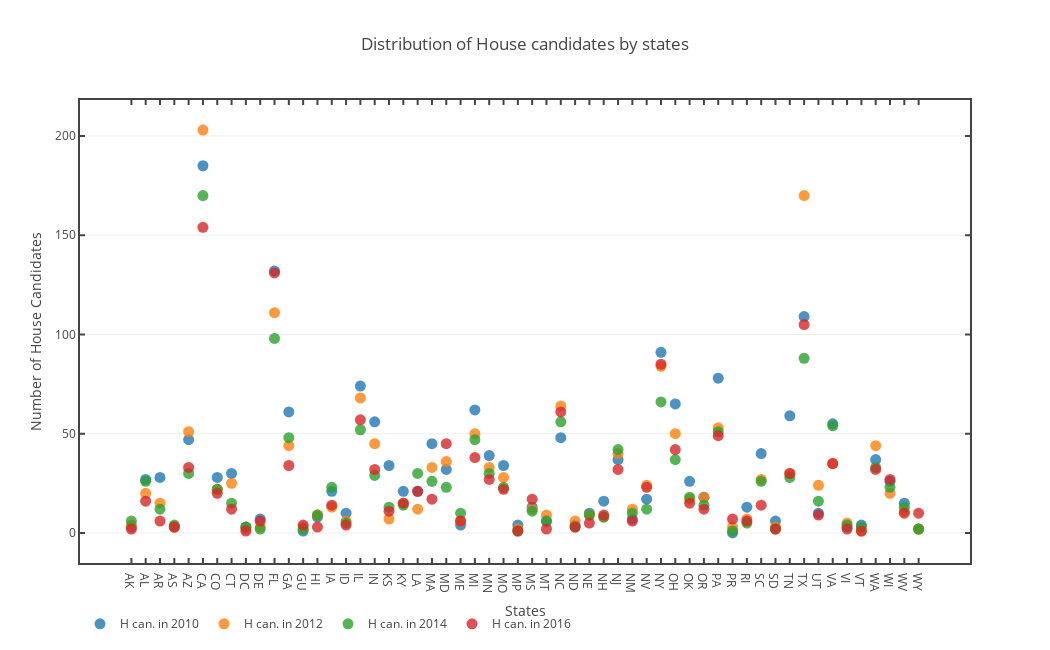

Notebook source saved alongside this figure:
### Markdown cell above
Let us dig a little deeper.
Candidate participation numbers by states and offices

### Code cell
#Plot 3
#creating scatter plot (ploty package)
trace1 = go.Scatter(x = results['index'], y = results['h2010'],mode = 'markers', name= 'H can. in 2010',
                    marker=dict(size= 11,opacity=0.8))
trace2 = go.Scatter(x =results['index'], y = results['h2012'],mode = 'markers', name= 'H can. in 2012',
                    marker=dict(size= 11,opacity=0.8))
trace3 = go.Scatter(x =results['index'], y = results['h2014'],mode = 'markers',name= 'H can. in 2014',
                    marker=dict(size= 11,opacity=0.8))
trace4 = go.Scatter(x =results['index'], y = results['h2016'],mode = 'markers', name= 'H can. in 2016',
                    marker=dict(size= 11,opacity=0.8))

#defining plot properties
layout =go.Layout(title='Distribution of House candidates by states',legend=dict(orientation="h"),
                  height=650,width=1050,
                  
                  xaxis = dict(title = 'States',showgrid=False,showline=True,zeroline=False,mirror="ticks",
                  ticks="inside",linewidth=2,tickwidth=2,zerolinewidth=2),
                  
                  yaxis = dict(title = 'Number of House Candidates',showgrid=True,showline=True,zeroline=False,
                  mirror="ticks",ticks="inside",linewidth=2,tickwidth=2,zerolinewidth=2))

fig = go.Figure(data=[trace1,trace2,trace3,trace4], layout=layout)

#plotting graph
plotly.offline.iplot(fig)

### Figure 1 — Plotly figure (JSON) as saved in the notebook; plotly's stock layout.template omitted (floating-point values rounded to 4 significant figures)
{"data": [{"marker": {"opacity": 0.8, "size": 11}, "mode": "markers", "name": "H can. in 2010", "type": "scatter", "x": ["AK", "AL", "AR", "AS", "AZ", "CA", "CO", "CT", "DC", "DE", "FL", "GA", "GU", "HI", "IA", "ID", "IL", "IN", "KS", "KY", "LA", "MA", "MD", "ME", "MI", "MN", "MO", "MP", "MS", "MT", "NC", "ND", "NE", "NH", "NJ", "NM", "NV", "NY", "OH", "OK", "OR", "PA", "PR", "RI", "SC", "SD", "TN", "TX", "UT", "VA", "VI", "VT", "WA", "WI", "WV", "WY"], "y": [3, 27, 28, 3, 47, 185, 28, 30, 3, 7, 132, 61, 1, 8, 21, 10, 74, 56, 34, 21, 21, 45, 32, 4, 62, 39, 34, 4, 13, 6, 48, 4, 10, 16, 37, 7, 17, 91, 65, 26, 18, 78, 0, 13, 40, 6, 59, 109, 10, 55, 3, 4, 37, 26, 15, 2]}, {"marker": {"opacity": 0.8, "size": 11}, "mode": "markers", "name": "H can. in 2012", "type": "scatter", "x": ["AK", "AL", "AR", "AS", "AZ", "CA", "CO", "CT", "DC", "DE", "FL", "GA", "GU", "HI", "IA", "ID", "IL", "IN", "KS", "KY", "LA", "MA", "MD", "ME", "MI", "MN", "MO", "MP", "MS", "MT", "NC", "ND", "NE", "NH", "NJ", "NM", "NV", "NY", "OH", "OK", "OR", "PA", "PR", "RI", "SC", "SD", "TN", "TX", "UT", "VA", "VI", "VT", "WA", "WI", "WV", "WY"], "y": [4, 20, 15, 3, 51, 203, 22, 25, 2, 3, 111, 44, 3, 9, 13, 6, 68, 45, 7, 15, 12, 33, 36, 6, 50, 33, 28, 2, 12, 9, 64, 6, 9, 8, 40, 12, 24, 84, 50, 17, 18, 53, 3, 7, 27, 3, 30, 170, 24, 35, 5, 1, 44, 20, 11, 2]}, {"marker": {"opacity": 0.8, "size": 11}, "mode": "markers", "name": "H can. in 2014", "type": "scatter", "x": ["AK", "AL", "AR", "AS", "AZ", "CA", "CO", "CT", "DC", "DE", "FL", "GA", "GU", "HI", "IA", "ID", "IL", "IN", "KS", "KY", "LA", "MA", "MD", "ME", "MI", "MN", "MO", "MP", "MS", "MT", "NC", "ND", "NE", "NH", "NJ", "NM", "NV", "NY", "OH", "OK", "OR", "PA", "PR", "RI", "SC", "SD", "TN", "TX", "UT", "VA", "VI", "VT", "WA", "WI", "WV", "WY"], "y": [6, 26, 12, 4, 30, 170, 22, 15, 3, 2, 98, 48, 2, 9, 23, 5, 52, 29, 13, 14, 30, 26, 23, 10, 47, 30, 23, 1, 11, 6, 56, 3, 9, 8, 42, 10, 12, 66, 37, 18, 14, 51, 1, 5, 26, 2, 28, 88, 16, 54, 4, 3, 33, 23, 13, 2]}, {"marker": {"opacity": 0.8, "size": 11}, "mode": "markers", "name": "H can. in 2016", "type": "scatter", "x": ["AK", "AL", "AR", "AS", "AZ", "CA", "CO", "CT", "DC", "DE", "FL", "GA", "GU", "HI", "IA", "ID", "IL", "IN", "KS", "KY", "LA", "MA", "MD", "ME", "MI", "MN", "MO", "MP", "MS", "MT", "NC", "ND", "NE", "NH", "NJ", "NM", "NV", "NY", "OH", "OK", "OR", "PA", "PR", "RI", "SC", "SD", "TN", "TX", "UT", "VA", "VI", "VT", "WA", "WI", "WV", "WY"], "y": [2, 16, 6, 3, 33, 154, 20, 12, 1, 6, 131, 34, 4, 3, 14, 4, 57, 32, 11, 15, 21, 17, 45, 6, 38, 27, 22, 1, 17, 2, 61, 3, 5, 9, 32, 6, 23, 85, 42, 15, 12, 49, 7, 6, 14, 2, 30, 105, 9, 35, 2, 1, 32, 27, 10, 10]}], "layout": {"height": 650, "legend": {"orientation": "h"}, "title": "Distribution of House candidates by states", "width": 1050, "xaxis": {"linewidth": 2, "mirror": "ticks", "showgrid": false, "showline": true, "ticks": "inside", "tickwidth": 2, "title": "States", "zeroline": false, "zerolinewidth": 2}, "yaxis": {"linewidth": 2, "mirror": "ticks", "showgrid": true, "showline": true, "ticks": "inside", "tickwidth": 2, "title": "Number of House Candidates", "zeroline": false, "zerolinewidth": 2}}}
